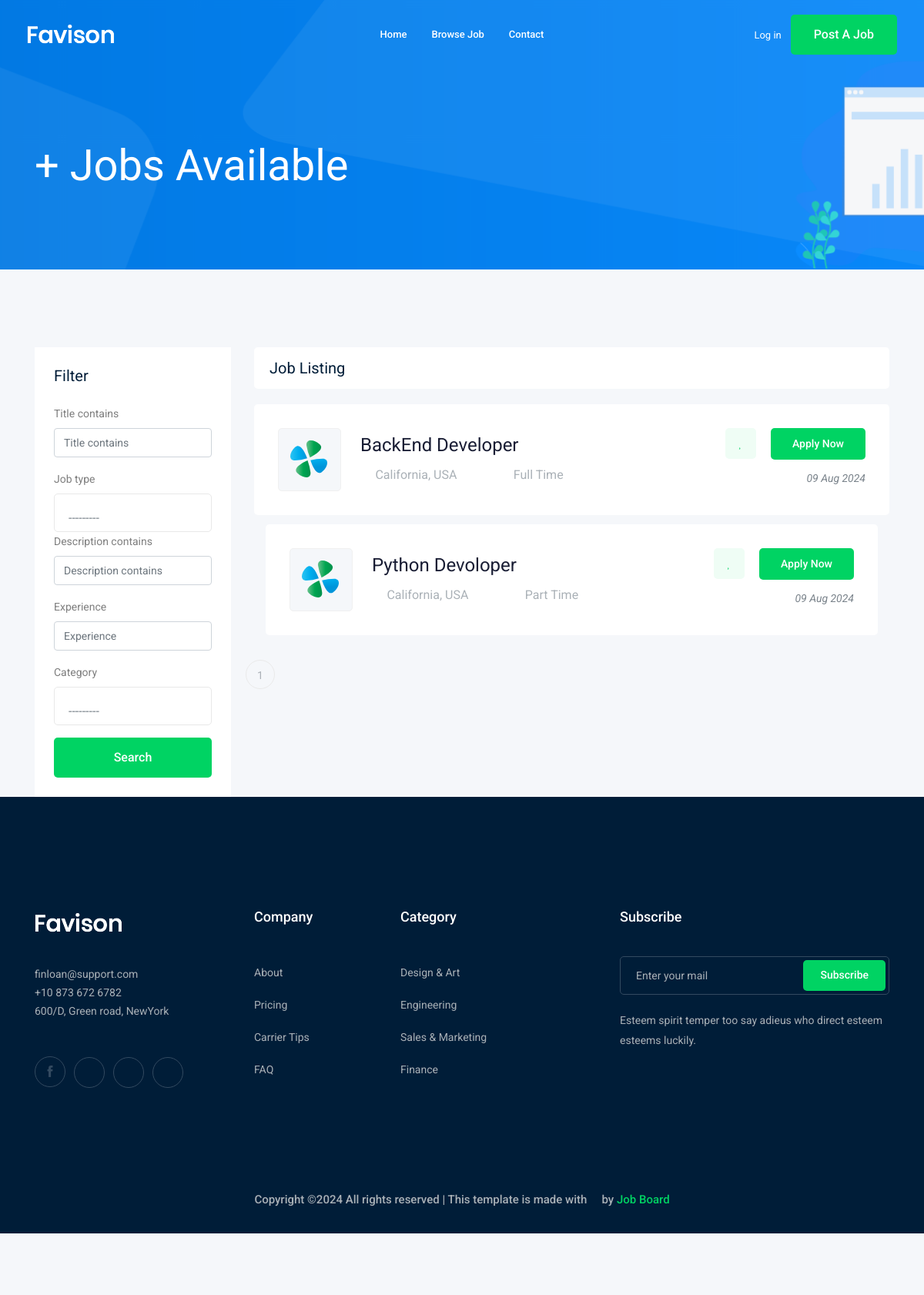
The app's page /jobs/, older data.
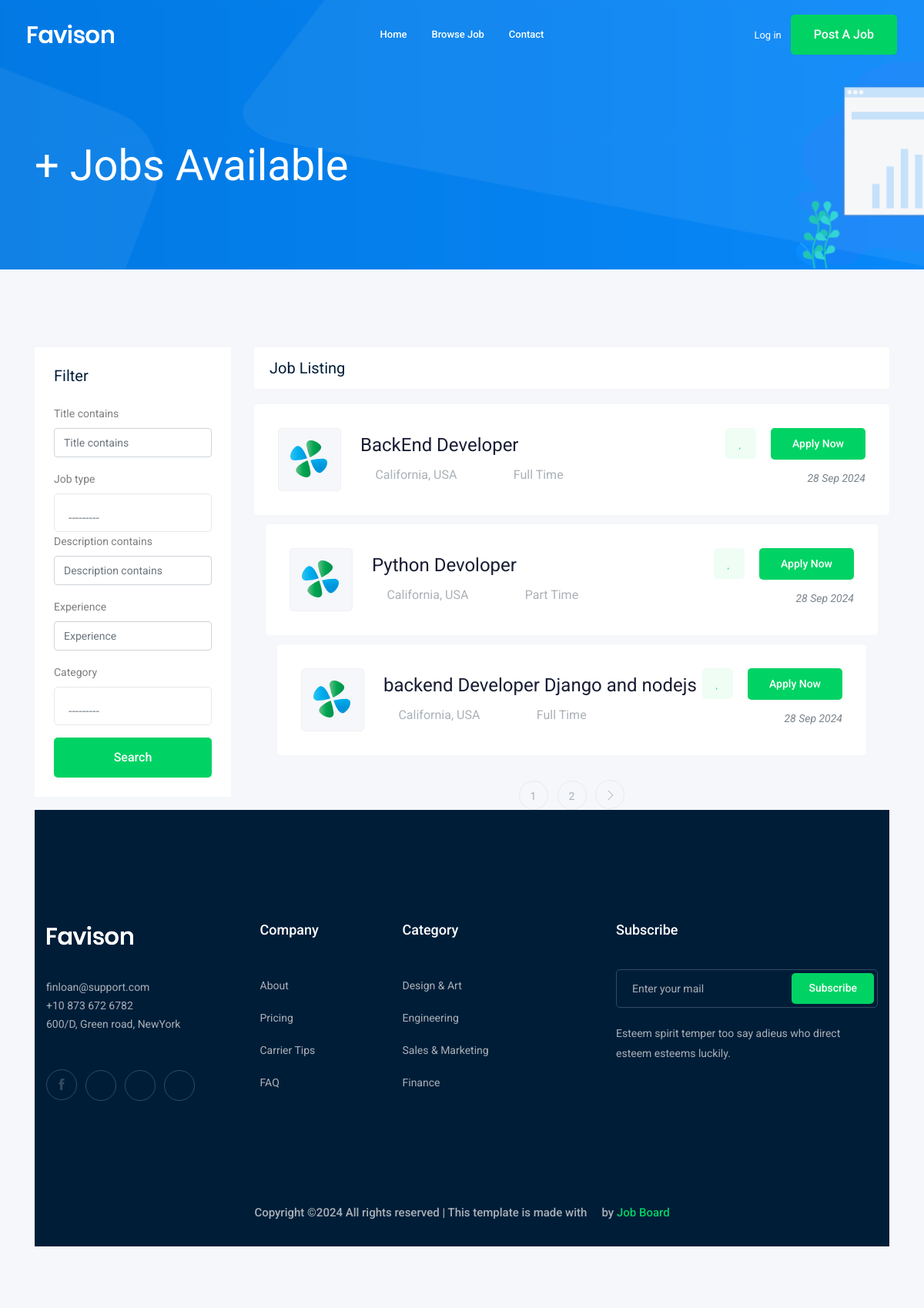
The same page, newer data.
### job/models.py (models this page shows, shortened)
class Job(models.Model):
    owner = models.ForeignKey(User, related_name='job_owner', on_delete=models.CASCADE) #ُError: NameError: name 'User' is not defined
    title = models.CharField(max_length=100) # Column
    job_type = models.CharField(max_length=100 ,choices=JOB_TYPE)
    description= models.TextField(max_length=1000)
    published_at= models.DateTimeField(auto_now=True)
    Vacancy= models.IntegerField(default=1)
    salary= models.IntegerField(default=0)
    experience= models.IntegerField(default=0)
    category= models.ForeignKey('Category',on_delete=models.CASCADE)
    image= models.ImageField(upload_to=image_upload)
    slug = models.SlugField(blank=True,null=True)

### job/views.py (the view)
# urls.py: path('',views.job_list ,name='job_list'),
def job_list(request) :
    job_list=Job.objects.all()
    filter = JobsFilter(request.GET, queryset=job_list)
    job_list = filter.qs
    paginator = Paginator(job_list, 3) # Show 25 contacts per page.
    page_number = request.GET.get("page")
    page_obj = paginator.get_page(page_number)
    context= {'jobs':page_obj,'filter': filter} # template context name
    return render(request,'job/job_list.html',context)

### job/models.py (called while the page is built)
    def __str__(self):
        return self.name

### job/templates/job/job_list.html (shortened to what this page needs)
{% extends "base.html" %}
{% load bootstrap4 %}
{% block content %}
    <div class="bradcam_area bradcam_bg_1">
        <div class="container">
            <div class="row">
                <div class="col-xl-12">
                    <div class="bradcam_text">
                        <h3> {{jobs.count}}+ Jobs Available </h3>
                    </div>
                </div>
            </div>
        </div>
    </div>
    <div class="job_listing_area plus_padding">
        <div class="container">
            <div class="row">
                <div class="col-lg-3">
                    <div class="job_filter white-bg">
                        <div class="form_inner white-bg">
                            <h3>Filter</h3>
                            <form method="GET">
                            {% bootstrap_form filter.form %}
                                <div class="reset_btn">
                                    <button  class="boxed-btn3 w-100 mt-3" type="submit">Search</button>
                                </div>
                            </form>
                        </div>
                    </div>
                </div>
                <div class="col-lg-9">
                    <div class="recent_joblist_wrap">
                        <div class="recent_joblist white-bg ">
                            <div class="row align-items-center">
                                <div class="col-md-6">
                                    <h4>Job Listing</h4>
                                </div>
                            </div>
                        </div>
                    </div>
                    <div class="job_lists m-0">
                        <div class="row">
                            {% for job in jobs %}
                            <div class="col-lg-12 col-md-12">
                                <div class="single_jobs white-bg d-flex justify-content-between">
                                    <div class="jobs_left d-flex align-items-center">
                                        <div class="thumb">
                                            <img src="img/svg_icon/1.svg" alt="">
                                        </div>
                                        <div class="jobs_conetent">
                                            <a href="{% url 'jobs:job_detail' job.slug %}"><h4>{{ job.title }}</h4></a>
                                            <div class="links_locat d-flex align-items-center">
                                                <div class="location">
                                                    <p> <i class="fa fa-map-marker"></i>California, USA</p>
                                                </div>
                                                <div class="location">
                                                    <p> <i class="fa fa-clock-o"></i> {{job.job_type}}</p>
                                                </div>
                                            </div>
                                        </div>
                                    </div>
                                    <div class="jobs_right">
                                        <div class="apply_now">
                                            <a class="heart_mark" href="#"> <i class="fa fa-heart"></i> </a>
                                            <a href="{% url 'jobs:job_detail' job.slug %}" class="boxed-btn3">Apply Now</a>
                                        </div>
                                        <div class="date">
                                            <p>{{ job.published_at|date:'d M o' }}</p>
                                        </div>
                                    </div>
                                </div>
                                {% endfor %}
                            </div>
                        </div>
                        <div class="row">
                            <div class="col-lg-12">
                                <div class="pagination_wrap">
                                    <ul>
                                        {% for i in jobs.paginator.page_range %}
                                            <li><a href="?page={{i}}"><span>{{i}}</span></a></li>
                                        {% endfor %}
                                        {% if jobs.has_next %}
                                            <li><a href="?page={{jobs.next_page_number}}"> <i class="ti-angle-right"></i> </a></li>
                                        {% endif %}
                                    </ul>
                                </div>
                            </div>
                        </div>
                    </div>
                </div>
            </div>
        </div>
    </div>
{% endblock %}

### templates/base.html (shortened to what this page needs)
{% load static %}
<!doctype html>
<html class="no-js" lang="zxx">
<head>
    <link rel="stylesheet" href="{% static 'css/bootstrap.min.css' %}">
    <link rel="stylesheet" href="{% static 'css/owl.carousel.min.css' %}">
    <link rel="stylesheet" href="{% static 'css/magnific-popup.css' %}">
    <link rel="stylesheet" href="{% static 'css/font-awesome.min.css' %}">
    <link rel="stylesheet" href="{% static 'css/themify-icons.css' %}">
    <link rel="stylesheet" href="{% static 'css/nice-select.css' %}">
    <link rel="stylesheet" href="{% static 'css/flaticon.css' %}">
    <link rel="stylesheet" href="{% static 'css/jquery-ui.css' %}">
    <link rel="stylesheet" href="{% static 'css/gijgo.css' %}">
    <link rel="stylesheet" href="{% static 'css/animate.min.css' %}">
    <link rel="stylesheet" href="{% static 'css/slicknav.css' %}">
    <link rel="stylesheet" href="{% static 'css/style.css' %}">
    <header>
        <div class="header-area ">
            <div id="sticky-header" class="main-header-area">
                <div class="container-fluid ">
                    <div class="header_bottom_border">
                        <div class="row align-items-center">
                            <div class="col-xl-3 col-lg-2">
                                <div class="logo">
                                    <a href="index.html">
                                        <img src="img/logo.png" alt="">
                                    </a>
                                </div>
                            </div>
                            <div class="col-xl-6 col-lg-7">
                                <div class="main-menu  d-none d-lg-block">
                                    <nav>
                                        <ul id="navigation">
                                            <li><a href="/">Home</a></li>
                                            <li><a href="{% url 'jobs:job_list' %}">Browse Job</a></li>
                                            <li><a href="{% url 'contact:contact' %}">Contact</a></li>
                                        </ul>
                                    </nav>
                                </div>
                            </div>
                            <div class="col-xl-3 col-lg-3 d-none d-lg-block">
                                <div class="Appointment">
                                    {% if request.user.is_authenticated %}
                                        <div class="phone_num d-none d-xl-block">
                                            <a href="{% url 'accounts:profile' %}">Profile</a>
                                        </div>
                                    {% else %}
                                        <div class="phone_num d-none d-xl-block">
                                            <a href="{% url 'login' %}">Log in</a>
                                        </div>
                                    {% endif %}
                                    <div class="d-none d-lg-block">
                                        <a class="boxed-btn3" href="{% url 'jobs:add_job' %}">Post a Job</a>
                                    </div>
                                </div>
                            </div>
                            <div class="col-12">
                            </div>
                        </div>
                    </div>
                </div>
            </div>
        </div>
    </header>
    {% block content %}
    {% endblock %}
    <footer class="footer">
        <div class="footer_top">
            <div class="container">
                <div class="row">
                    <div class="col-xl-3 col-md-6 col-lg-3">
                        <div class="footer_widget wow fadeInUp" data-wow-duration="1s" data-wow-delay=".3s">
                            <div class="footer_logo">
                                <a href="#">
                                    <img src="img/logo.png" alt="">
                                </a>
                            </div>
                            <p>
                                finloan@support.com <br>
                                +10 873 672 6782 <br>
                                600/D, Green road, NewYork
                            </p>
                            <div class="socail_links">
                                <ul>
                                    <li>
                                        <a href="#">
                                            <i class="ti-facebook"></i>
                                        </a>
                                    </li>
                                    <li>
                                        <a href="#">
                                            <i class="fa fa-google-plus"></i>
                                        </a>
                                    </li>
                                    <li>
                                        <a href="#">
                                            <i class="fa fa-twitter"></i>
                                        </a>
                                    </li>
                                    <li>
                                        <a href="#">
                                            <i class="fa fa-instagram"></i>
                                        </a>
                                    </li>
                                </ul>
                            </div>
                        </div>
                    </div>
                    <div class="col-xl-2 col-md-6 col-lg-2">
                        <div class="footer_widget wow fadeInUp" data-wow-duration="1.1s" data-wow-delay=".4s">
                            <h3 class="footer_title">
                                Company
                            </h3>
                            <ul>
                                <li><a href="#">About </a></li>
                                <li><a href="#"> Pricing</a></li>
                                <li><a href="#">Carrier Tips</a></li>
                                <li><a href="#">FAQ</a></li>
                            </ul>
                        </div>
                    </div>
                    <div class="col-xl-3 col-md-6 col-lg-3">
                        <div class="footer_widget wow fadeInUp" data-wow-duration="1.2s" data-wow-delay=".5s">
                            <h3 class="footer_title">
                                Category
                            </h3>
                            <ul>
                                <li><a href="#">Design & Art</a></li>
                                <li><a href="#">Engineering</a></li>
                                <li><a href="#">Sales & Marketing</a></li>
                                <li><a href="#">Finance</a></li>
                            </ul>
                        </div>
                    </div>
                    <div class="col-xl-4 col-md-6 col-lg-4">
                        <div class="footer_widget wow fadeInUp" data-wow-duration="1.3s" data-wow-delay=".6s">
                            <h3 class="footer_title">
                                Subscribe
                            </h3>
                            <form action="#" class="newsletter_form">
                                <input type="text" placeholder="Enter your mail">
                                <button type="submit">Subscribe</button>
                            </form>
                            <p class="newsletter_text">Esteem spirit temper too say adieus who direct esteem esteems
                                luckily.</p>
                        </div>
                    </div>
                </div>
            </div>
        </div>
        <div class="copy-right_text wow fadeInUp" data-wow-duration="1.4s" data-wow-delay=".3s">
            <div class="container">
                <div class="row">
                    <div class="col-xl-12">
                        <p class="copy_right text-center">
Copyright &copy;<script>document.write(new Date().getFullYear());</script> All rights reserved | This template is made with <i class="fa fa-heart-o" aria-hidden="true"></i> by <a href="#" target="_blank">Job Board</a>
                        </p>
                    </div>
                </div>
            </div>
        </div>
    </footer>
</body>
</html>

Row changes from the older to the newer data that the page shows:
changed Job "BackEnd Developer": published_at "09 Aug 2024" → "28 Sep 2024"
changed Job "Python Devoloper": published_at "09 Aug 2024" → "28 Sep 2024"
added Job: title "backend Developer Django and nodejs", job_type "Full Time", published_at "28 Sep 2024"
Text that changed along with them:
new list line: "2"
